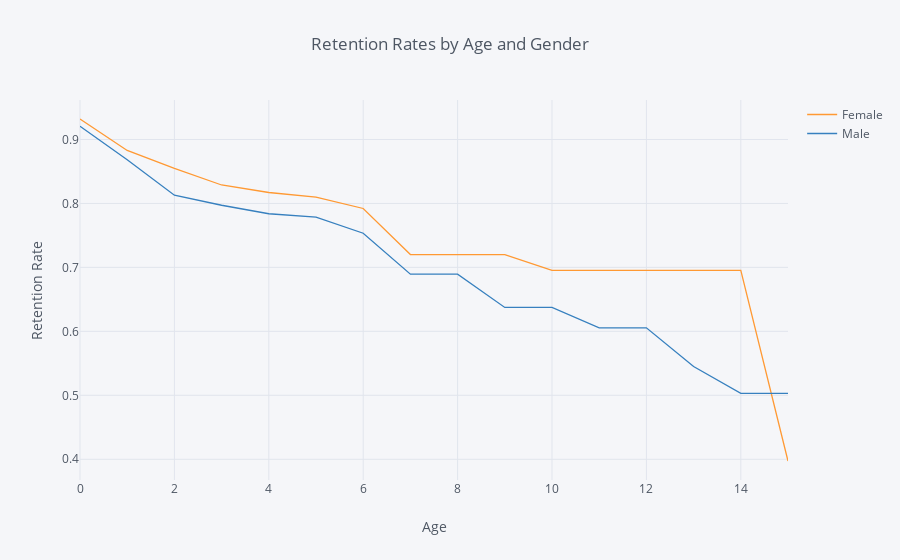

The cell this chart's notebook holds for it:
### Markdown cell above
## 3. Let's look at retention rate by gender from a third perspective - the number of years since the employee's last promotion. Generate and plot a survival 
curve showing this.

### Code cell
retention3= survival(data,'Gender','YearsSinceLastPromotion','Attrition')
retention3.iplot(kind='line', xTitle='Age', yTitle='Retention Rate',
            title='Retention Rates by Age and Gender')

### Figure 1 — Plotly figure (JSON) as saved in the notebook; plotly's stock layout.template omitted (floating-point values rounded to 4 significant figures)
{"data": [{"line": {"color": "rgba(255, 153, 51, 1.0)", "dash": "solid", "shape": "linear", "width": 1.3}, "mode": "lines", "name": "Female", "text": "", "type": "scatter", "uid": "277c4be2-9af6-4073-a938-64f91debf454", "x": [0, 1, 2, 3, 4, 5, 6, 7, 8, 9, 10, 11, 12, 13, 14, 15], "y": [0.932, 0.8828, 0.8547, 0.8288, 0.817, 0.8099, 0.7921, 0.7201, 0.7201, 0.7201, 0.6952, 0.6952, 0.6952, 0.6952, 0.6952, 0.3973]}, {"line": {"color": "rgba(55, 128, 191, 1.0)", "dash": "solid", "shape": "linear", "width": 1.3}, "mode": "lines", "name": "Male", "text": "", "type": "scatter", "uid": "d101422a-6e46-456a-8ebd-3ae172cb82c3", "x": [0, 1, 2, 3, 4, 5, 6, 7, 8, 9, 10, 11, 12, 13, 14, 15], "y": [0.9206, 0.8684, 0.8128, 0.7971, 0.7838, 0.7785, 0.7534, 0.6894, 0.6894, 0.6374, 0.6374, 0.6055, 0.6055, 0.5449, 0.503, 0.503]}], "layout": {"legend": {"bgcolor": "#F5F6F9", "font": {"color": "#4D5663"}}, "paper_bgcolor": "#F5F6F9", "plot_bgcolor": "#F5F6F9", "title": {"font": {"color": "#4D5663"}, "text": "Retention Rates by Age and Gender"}, "xaxis": {"gridcolor": "#E1E5ED", "showgrid": true, "tickfont": {"color": "#4D5663"}, "title": {"font": {"color": "#4D5663"}, "text": "Age"}, "zerolinecolor": "#E1E5ED"}, "yaxis": {"gridcolor": "#E1E5ED", "showgrid": true, "tickfont": {"color": "#4D5663"}, "title": {"font": {"color": "#4D5663"}, "text": "Retention Rate"}, "zerolinecolor": "#E1E5ED"}}}
